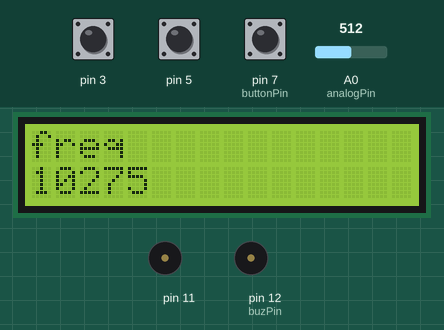
A sketch run on a simulated Arduino Uno, built with avr-gcc and run on an emulated ATmega328P. Shown: 16×2 character LCD, buzzer (waves = sounding, pin HIGH). The inputs (shaded band) are chosen by the test bench; at power-on: pin 7 (buttonPin) HIGH, A0 (analogPin) = 512, pin 3 HIGH, pin 5 HIGH.

Above: at 1.7 s.
1.8 s: pin 7 (buttonPin) pulled LOW for 1.25 s
At 4.0 s:
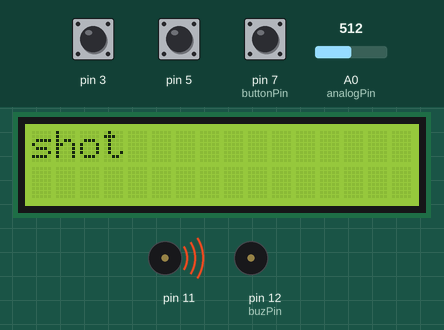
6.1 s: A0 (analogPin) set to 716
At 7.4 s:
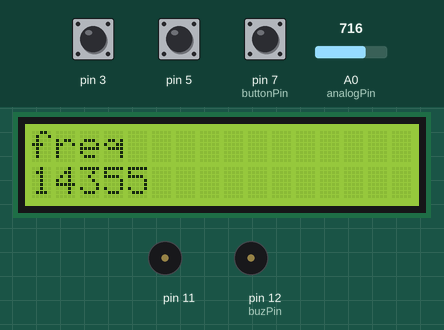
8.1 s: pin 3 pulled LOW for 1.25 s
At 10.4 s:
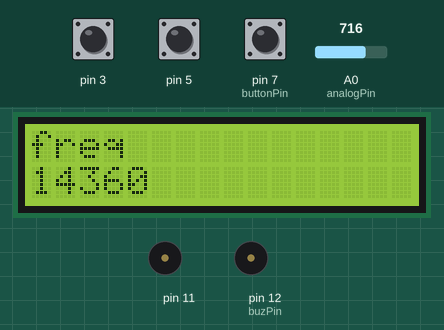
11.1 s: pin 5 pulled LOW for 3.2 s
At 14.5 s:
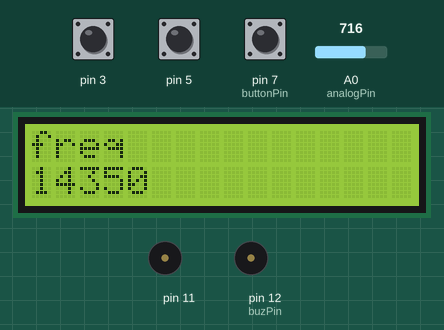
15.8 s: pin 5 pulled LOW for 1.25 s
At 18.6 s:
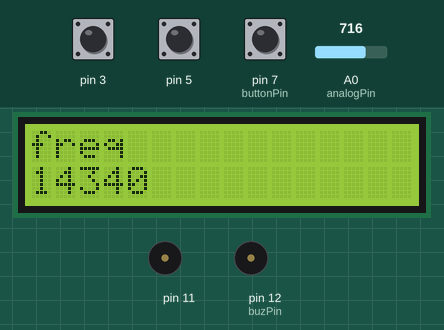
19.3 s: A0 (analogPin) set to 900
At 20.2 s:
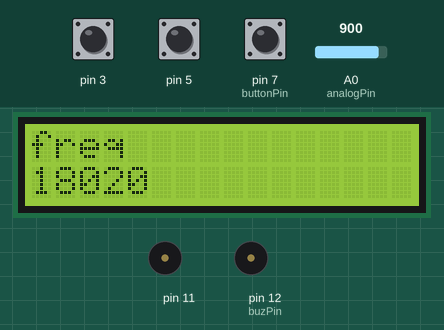
Timing chart, 0 to 22.3 s (numbered marks = the images above; inputs shaded):
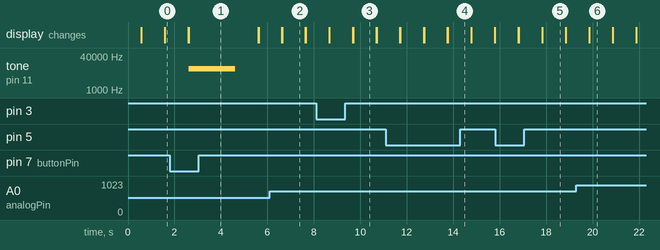

The sketch:

sketch_aug21c.ino
```cpp
/*
*  LCM1602 & Arduino Uno
*  VCC - > 5 V
*  GND - GND
*  SCL -> A5
*  SDA -> A4
*/

#include <Wire.h>   // standardowa biblioteka Arduino
#include <LiquidCrystal_I2C.h> // dolaczenie pobranej biblioteki I2C dla LCD

LiquidCrystal_I2C lcd(0x27, 2, 1, 0, 4, 5, 6, 7, 3, POSITIVE);  // Ustawienie adresu ukladu na 0x27
#define analogPin  0            // potencjometr podłączony do A0
#define buttonPin  7         // przycisk
#define buzPin   12          // brzeczyk
int val = 0;
boolean start = false;
 int freq = 0;
 int plus = 0;
 int minus = 0;
int time = 2000;
void setup()
{
  pinMode(buzPin, OUTPUT);  // pin 13 jako wyjście
  pinMode(buttonPin, INPUT_PULLUP);    // pin 7 jako wejście
  pinMode(3, INPUT_PULLUP);
  pinMode(5, INPUT_PULLUP);

  lcd.begin(16,2);   // Inicjalizacja LCD 2x16

  lcd.backlight(); // zalaczenie podwietlenia
 lcd.clear();
  delay(500);
   //Ustawienie kursora w pozycji 0,0 (drugi wiersz, pierwsza kolumna)

}
// 31 do 65535 Hz, na zmiane o jeden przypada zmiana o częstotliowść 63,5
void loop()
{
  lcd.setCursor(0,0);
 lcd.print("freq");
 lcd.setCursor(0,1);
  val = analogRead(analogPin);

  freq = 35 + (val*20) + minus;
   lcd.print(freq);
    if(digitalRead(5)==LOW)
   { delay(10);minus -= 5;}

    if(digitalRead(3)==LOW)
   {delay(10);minus += 5;
  freq += minus;}


   if(digitalRead(buttonPin)==LOW)
  {
 lcd.clear();
 lcd.print("shot");
   tone(11,freq);
   delay(2000);
   noTone(11);
  }

  delay(1000);
  lcd.clear();


}
```

Measured:
- after the input at 1.8 s, tone on pin 11: silent → 10275 Hz after 0.81 s, → silent 2.0 s later; the display: first differs from a run without the input after 0.81 s (image 1)
- after the input at 6.1 s, the display: first differs from a run without the input after 0.54 s (image 2)
- after the input at 8.1 s, the display: first differs from a run without the input after 1.6 s (image 3)
- after the input at 11.1 s, the display: first differs from a run without the input after 1.6 s (image 4 shows a later state)
- after the input at 15.8 s, the display: first differs from a run without the input after 2.0 s (image 5)
- after the input at 19.3 s, the display: first differs from a run without the input after 0.56 s (image 6)
- what the display in image 2 shows lasts 1.0 s, from 6.6 s to 7.6 s
